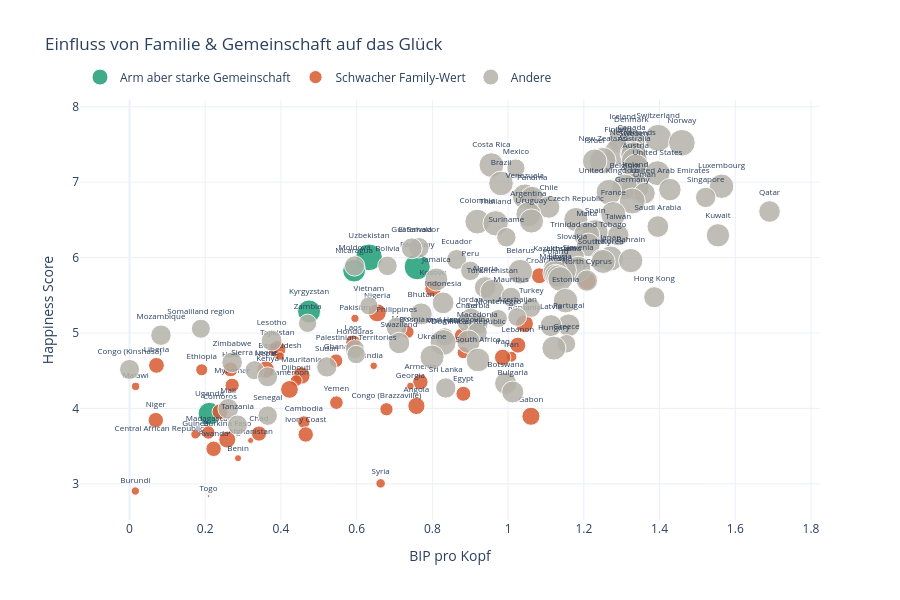

Write notebook code for a chart like this one.
### Code cell
import plotly.graph_objects as go
import numpy as np

# Schwellenwerte definieren
gdp_schwelle = df["Economy (GDP per Capita)"].quantile(0.4)   # untere 40% = "arm"
family_schwelle = df["Family"].quantile(0.6)                   # obere 40% = "hoher Family-Wert"

# Länder kategorisieren
def kategorisieren(row):
    if row["Economy (GDP per Capita)"] < gdp_schwelle and row["Family"] > family_schwelle:
        return "Arm aber starke Gemeinschaft"
    elif row["Family"] < df["Family"].quantile(0.3):
        return "Schwacher Family-Wert"
    else:
        return "Andere"

df["Kategorie"] = df.apply(kategorisieren, axis=1)

farben = {
    "Arm aber starke Gemeinschaft": "#1D9E75",
    "Schwacher Family-Wert":        "#D85A30",
    "Andere":                       "#B4B2A9"
}

fig = go.Figure()

for kategorie, farbe in farben.items():
    teil = df[df["Kategorie"] == kategorie]
    fig.add_trace(go.Scatter(
        x=teil["Economy (GDP per Capita)"],
        y=teil["Happiness Score"],
        mode="markers+text",
        name=kategorie,
        text=teil["Country"],
        textposition="top center",
        textfont=dict(size=8),
        marker=dict(
            size=teil["Family"] * 20,   # Punktgröße = Family-Wert
            color=farbe,
            opacity=0.85,
            line=dict(width=1, color="white")
        ),
        hovertemplate=(
            "<b>%{text}</b><br>"
            "BIP: %{x:.2f}<br>"
            "Happiness: %{y:.2f}<br>"
            "Family: %{customdata:.2f}<extra></extra>"
        ),
        customdata=teil["Family"]
    ))

fig.update_layout(
    title="Einfluss von Familie & Gemeinschaft auf das Glück",
    xaxis_title="BIP pro Kopf",
    yaxis_title="Happiness Score",
    template="plotly_white",
    height=600,
    legend=dict(orientation="h", yanchor="bottom", y=1.02, xanchor="left", x=0)
)

fig.show()

### Figure 1 — Plotly figure (JSON) as saved in the notebook; plotly's stock layout.template omitted (floating-point values rounded to 4 significant figures)
{"data": [{"customdata": [1.34, 1.305, 1.142, 1.151, 1.133], "hovertemplate": "<b>%{text}</b><br>BIP: %{x:.2f}<br>Happiness: %{y:.2f}<br>Family: %{customdata:.2f}<extra></extra>", "marker": {"color": "#1D9E75", "line": {"color": "white", "width": 1}, "opacity": 0.85, "size": [26.81, 26.1, 22.84, 23.02, 22.66]}, "mode": "markers+text", "name": "Arm aber starke Gemeinschaft", "text": ["Uzbekistan", "Paraguay", "Nicaragua", "Kyrgyzstan", "Uganda"], "textfont": {"size": 8}, "textposition": "top center", "type": "scatter", "x": [0.6324, 0.7599, 0.5933, 0.4743, 0.211], "y": [6.003, 5.878, 5.828, 5.286, 3.931]}, {"customdata": [0.7962, 0.8932, 0.812, 0.9043, 0.4141, 0.8859, 0.641, 0.8043, 0.738, 0.8, 0.8556, 0.6043, 0.4311, 0.5445, 0.8189, 0.6795, 0.7897, 0.3817, 0.743, 0.8645, 0.6041, 0.8691, 0.5921, 0.7771, 0.709, 0.3856, 0.4113, 0.8877, 0.747, 0.6809, 0.8604, 0.6629, 0.7927, 0.9053, 0.7726, 0.6274, 0.668, 0.0, 0.7606, 0.4647, 0.7712, 0.8519, 0.3029, 0.7737, 0.3539, 0.4749, 0.4159, 0.1399], "hovertemplate": "<b>%{text}</b><br>BIP: %{x:.2f}<br>Happiness: %{y:.2f}<br>Family: %{customdata:.2f}<extra></extra>", "marker": {"color": "#D85A30", "line": {"color": "white", "width": 1}, "opacity": 0.85, "size": [15.92, 17.86, 16.24, 18.09, 8.282, 17.72, 12.82, 16.09, 14.76, 16.0, 17.11, 12.09, 8.621, 10.89, 16.38, 13.59, 15.79, 7.635, 14.86, 17.29, 12.08, 17.38, 11.84, 15.54, 14.18, 7.712, 8.227, 17.75, 14.94, 13.62, 17.21, 13.26, 15.85, 18.11, 15.45, 12.55, 13.36, 0.0, 15.21, 9.295, 15.42, 17.04, 6.057, 15.47, 7.077, 9.498, 8.317, 2.799]}, "mode": "markers+text", "name": "Schwacher Family-Wert", "text": ["Croatia", "Cyprus", "Kosovo", "Nigeria", "Pakistan", "Romania", "Morocco", "Albania", "Laos", "Lebanon", "Tajikistan", "Tunisia", "Bangladesh", "Iran", "Iraq", "Ghana", "Liberia", "India", "Haiti", "Nepal", "Ethiopia", "Mauritania", "Djibouti", "Armenia", "Myanmar", "Georgia", "Malawi", "Cameroon", "Egypt", "Yemen", "Angola", "Congo (Brazzaville)", "Comoros", "Gabon", "Niger", "Cambodia", "Madagascar", "Central African Republic", "Chad", "Guinea", "Ivory Coast", "Burkina Faso", "Afghanistan", "Rwanda", "Benin", "Syria", "Burundi", "Togo"], "textfont": {"size": 8}, "textposition": "top center", "type": "scatter", "x": [1.083, 1.208, 0.8015, 0.6543, 0.5954, 1.043, 0.7348, 0.8787, 0.5907, 1.026, 0.3905, 0.8811, 0.3975, 1.009, 0.9855, 0.5456, 0.0712, 0.645, 0.2667, 0.36, 0.1907, 0.4541, 0.4402, 0.7682, 0.2711, 0.7419, 0.01604, 0.4225, 0.8818, 0.5465, 0.7578, 0.6787, 0.2391, 1.06, 0.0694, 0.4604, 0.2082, 0.0785, 0.3419, 0.1742, 0.4653, 0.2581, 0.3198, 0.2221, 0.2867, 0.6632, 0.0153, 0.2087], "y": [5.759, 5.689, 5.589, 5.268, 5.194, 5.124, 5.013, 4.959, 4.876, 4.839, 4.786, 4.739, 4.694, 4.686, 4.677, 4.633, 4.571, 4.565, 4.518, 4.514, 4.512, 4.436, 4.369, 4.35, 4.307, 4.297, 4.292, 4.252, 4.194, 4.077, 4.033, 3.989, 3.956, 3.896, 3.845, 3.819, 3.681, 3.678, 3.667, 3.656, 3.655, 3.587, 3.575, 3.465, 3.34, 3.006, 2.905, 2.839]}, {"customdata": [1.35, 1.402, 1.361, 1.331, 1.323, 1.318, 1.28, 1.289, 1.32, 1.309, 1.224, 1.238, 1.297, 0.9145, 1.247, 1.233, 1.22, 1.369, 1.286, 1.126, 1.285, 1.082, 1.256, 1.02, 1.198, 1.299, 1.124, 1.079, 1.26, 1.248, 1.206, 1.209, 1.24, 1.265, 1.084, 1.314, 1.302, 1.076, 1.166, 0.972, 1.184, 1.025, 1.044, 1.27, 1.257, 0.9577, 0.999, 1.216, 1.198, 0.9784, 1.015, 1.122, 1.274, 1.257, 0.9746, 1.233, 1.279, 1.07, 1.119, 1.236, 1.151, 1.07, 1.078, 1.227, 0.9852, 1.058, 1.228, 1.087, 0.9123, 0.9463, 1.104, 0.9379, 1.054, 0.9056, 0.9467, 0.9161, 1.01, 1.139, 1.096, 1.035, 0.9515, 1.002, 1.026, 0.9192, 1.041, 1.172, 1.301, 1.073, 0.9293, 1.202, 0.9535, 0.9256, 1.203, 1.185, 1.033, 1.014, 1.001, 0.9557, 0.9988, 1.105, 1.019, 1.106, 1.035, 0.9762, 1.003], "hovertemplate": "<b>%{text}</b><br>BIP: %{x:.2f}<br>Happiness: %{y:.2f}<br>Family: %{customdata:.2f}<extra></extra>", "marker": {"color": "#B4B2A9", "line": {"color": "white", "width": 1}, "opacity": 0.85, "size": [26.99, 28.04, 27.21, 26.62, 26.45, 26.37, 25.6, 25.78, 26.39, 26.18, 24.48, 24.76, 25.94, 18.29, 24.94, 24.66, 24.39, 27.39, 25.71, 22.52, 25.71, 21.64, 25.12, 20.4, 23.97, 25.99, 22.49, 21.57, 25.21, 24.96, 24.13, 24.18, 24.8, 25.3, 21.68, 26.28, 26.04, 21.52, 23.32, 19.44, 23.67, 20.5, 20.87, 25.4, 25.14, 19.15, 19.98, 24.32, 23.96, 19.57, 20.31, 22.45, 25.48, 25.15, 19.49, 24.66, 25.59, 21.4, 22.37, 24.72, 23.02, 21.4, 21.55, 24.53, 19.7, 21.16, 24.56, 21.74, 18.25, 18.93, 22.08, 18.76, 21.08, 18.11, 18.93, 18.32, 20.19, 22.79, 21.91, 20.7, 19.03, 20.05, 20.53, 18.38, 20.82, 23.44, 26.01, 21.46, 18.59, 24.04, 19.07, 18.51, 24.06, 23.69, 20.66, 20.28, 20.02, 19.11, 19.98, 22.09, 20.38, 22.12, 20.71, 19.52, 20.05]}, "mode": "markers+text", "name": "Andere", "text": ["Switzerland", "Iceland", "Denmark", "Norway", "Canada", "Finland", "Netherlands", "Sweden", "New Zealand", "Australia", "Israel", "Costa Rica", "Austria", "Mexico", "United States", "Brazil", "Luxembourg", "Ireland", "Belgium", "United Arab Emirates", "United Kingdom", "Oman", "Venezuela", "Singapore", "Panama", "Germany", "Chile", "Qatar", "France", "Argentina", "Czech Republic", "Uruguay", "Colombia", "Thailand", "Saudi Arabia", "Spain", "Malta", "Taiwan", "Kuwait", "Suriname", "Trinidad and Tobago", "El Salvador", "Guatemala", "Slovakia", "Japan", "South Korea", "Ecuador", "Bahrain", "Italy", "Bolivia", "Moldova", "Kazakhstan", "Slovenia", "Lithuania", "Peru", "Belarus", "Poland", "Malaysia", "Libya", "Russia", "Jamaica", "North Cyprus", "Algeria", "Turkmenistan", "Mauritius", "Hong Kong", "Estonia", "Indonesia", "Vietnam", "Turkey", "Bhutan", "Azerbaijan", "Jordan", "Montenegro", "China", "Zambia", "Serbia", "Portugal", "Latvia", "Philippines", "Somaliland region", "Macedonia", "Mozambique", "Bosnia and Herzegovina", "Lesotho", "Dominican Republic", "Mongolia", "Swaziland", "Greece", "Hungary", "Honduras", "Palestinian Territories", "Ukraine", "South Africa", "Zimbabwe", "Sudan", "Congo (Kinshasa)", "Sierra Leone", "Kenya", "Botswana", "Sri Lanka", "Bulgaria", "Mali", "Senegal", "Tanzania"], "textfont": {"size": 8}, "textposition": "top center", "type": "scatter", "x": [1.397, 1.302, 1.325, 1.459, 1.326, 1.29, 1.329, 1.332, 1.25, 1.334, 1.229, 0.9558, 1.337, 1.021, 1.395, 0.9812, 1.564, 1.336, 1.308, 1.427, 1.266, 1.36, 1.044, 1.522, 1.064, 1.328, 1.107, 1.69, 1.278, 1.054, 1.179, 1.062, 0.9186, 0.9669, 1.395, 1.23, 1.207, 1.291, 1.554, 0.9953, 1.212, 0.7645, 0.7455, 1.169, 1.271, 1.245, 0.864, 1.324, 1.251, 0.6813, 0.5945, 1.123, 1.185, 1.147, 0.9002, 1.032, 1.126, 1.125, 1.131, 1.138, 0.8104, 1.208, 0.9393, 0.9585, 1.008, 1.386, 1.152, 0.8283, 0.6322, 1.061, 0.7704, 1.024, 0.902, 0.9744, 0.8901, 0.4704, 0.9205, 1.16, 1.113, 0.7053, 0.1885, 0.9185, 0.08308, 0.8322, 0.3755, 0.8954, 0.8282, 0.7121, 1.154, 1.121, 0.5953, 0.5987, 0.7991, 0.9205, 0.271, 0.5211, 0.0, 0.3302, 0.3647, 0.9936, 0.8352, 1.012, 0.2607, 0.365, 0.2852], "y": [7.587, 7.561, 7.527, 7.522, 7.427, 7.406, 7.378, 7.364, 7.286, 7.284, 7.278, 7.226, 7.2, 7.187, 7.119, 6.983, 6.946, 6.94, 6.937, 6.901, 6.867, 6.853, 6.81, 6.798, 6.786, 6.75, 6.67, 6.611, 6.575, 6.574, 6.505, 6.485, 6.477, 6.455, 6.411, 6.329, 6.302, 6.298, 6.295, 6.269, 6.168, 6.13, 6.123, 5.995, 5.987, 5.984, 5.975, 5.96, 5.948, 5.89, 5.889, 5.855, 5.848, 5.833, 5.824, 5.813, 5.791, 5.77, 5.754, 5.716, 5.709, 5.695, 5.605, 5.548, 5.477, 5.474, 5.429, 5.399, 5.36, 5.332, 5.253, 5.212, 5.192, 5.192, 5.14, 5.129, 5.123, 5.102, 5.098, 5.073, 5.057, 5.007, 4.971, 4.949, 4.898, 4.885, 4.874, 4.867, 4.857, 4.8, 4.788, 4.715, 4.681, 4.642, 4.61, 4.55, 4.517, 4.507, 4.419, 4.332, 4.271, 4.218, 3.995, 3.904, 3.781]}], "layout": {"height": 600, "legend": {"orientation": "h", "x": 0, "xanchor": "left", "y": 1.02, "yanchor": "bottom"}, "title": {"text": "Einfluss von Familie & Gemeinschaft auf das Glück"}, "xaxis": {"title": {"text": "BIP pro Kopf"}}, "yaxis": {"title": {"text": "Happiness Score"}}}}
